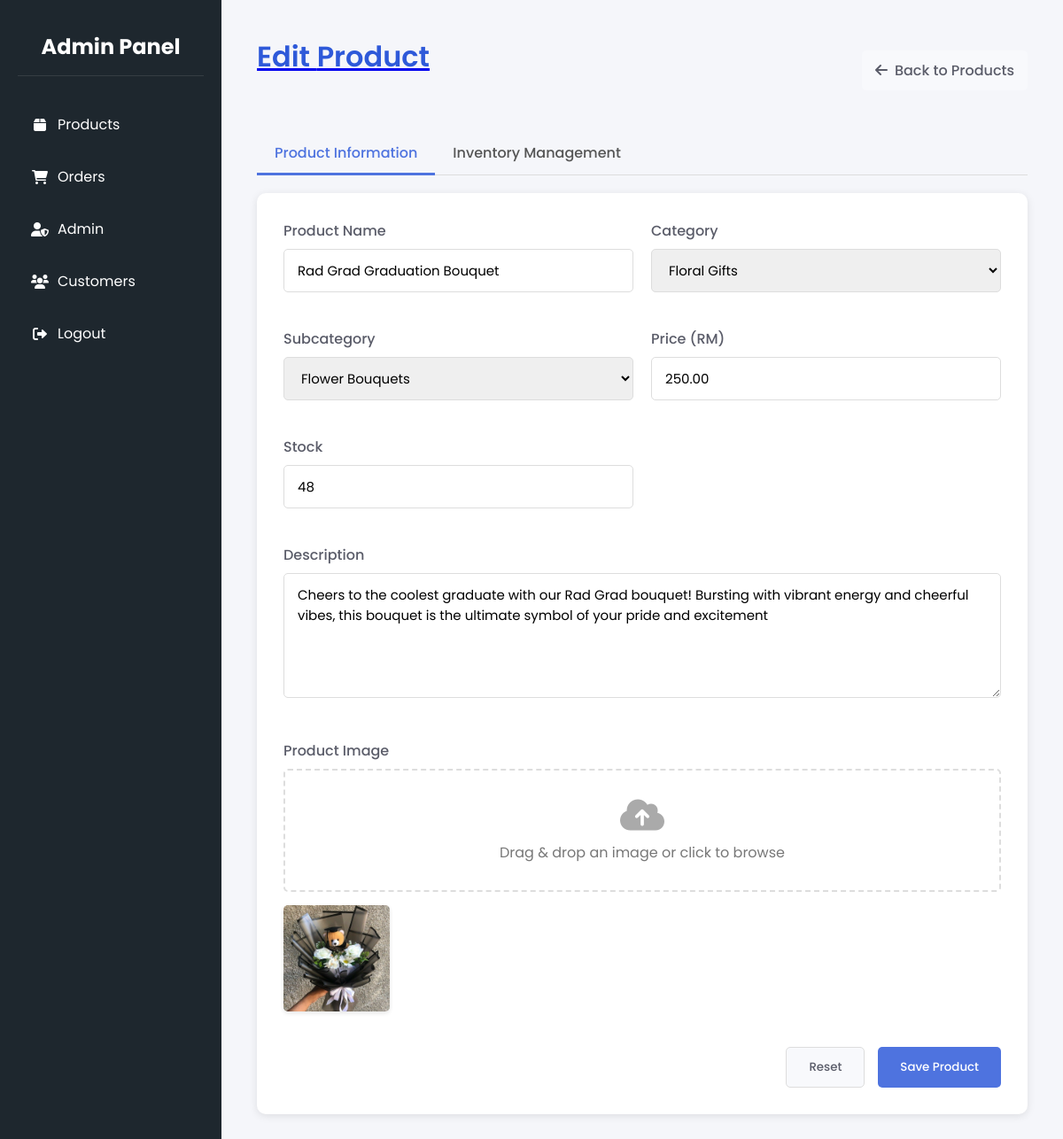
The app's page /admin_productDetail.php?id=P001 with its own data.
### tables this page shows
CREATE TABLE `products` (
  `productId` varchar(20) NOT NULL,
  `name` varchar(255) NOT NULL,
  `description` text,
  `price` decimal(10,2) NOT NULL,
  `categoryId` varchar(20) DEFAULT NULL,
  `subcategoryId` varchar(20) DEFAULT NULL,
  `stock` int NOT NULL DEFAULT '0',
  `image_url` varchar(255) DEFAULT NULL,
  `created_at` timestamp NULL DEFAULT CURRENT_TIMESTAMP
);

CREATE TABLE `categories` (
  `categoryId` varchar(20) NOT NULL,
  `name` varchar(100) NOT NULL
);

CREATE TABLE `subcategories` (
  `subcategoryId` varchar(20) NOT NULL,
  `categoryId` varchar(20) DEFAULT NULL,
  `name` varchar(100) NOT NULL
);

### admin_productDetail.php (the view, shortened to what this page needs)
<?php
include 'help.php';
$productId = '';
$productName = '';
$category = '';
$subcategory = '';
$price = '';
$stock = '';
$description = '';
$imageUrl = '';
$isEdit = false;
if (isset($_GET['id']) && !empty($_GET['id'])) {
    $isEdit = true;
    $productId = $_GET['id'];
    $stmt = $conn->prepare("SELECT * FROM products WHERE productId = ?");
    $stmt->bind_param("s", $productId);
    $stmt->execute();
    $result = $stmt->get_result();
    if ($result->num_rows > 0) {
        $product = $result->fetch_assoc();
        $productName = $product['name'];
        $category = $product['categoryId'];
        $subcategory = $product['subcategoryId'];
        $price = $product['price'];
        $stock = $product['stock'];
        $description = $product['description'];
        $imageUrl = $product['image_url'];
    } else {
        header("Location: admin_product.php");
        exit;
    }
}
$categoriesQuery = "SELECT * FROM categories";
$categoriesResult = $conn->query($categoriesQuery);
$subcategoriesQuery = "SELECT * FROM subcategories";
$subcategoriesResult = $conn->query($subcategoriesQuery);
?>
<!DOCTYPE html>
<html lang="en">
<head>
    <link rel="stylesheet" href="admin_product.css">
    <link rel="stylesheet" href="admin_productDetail.css">
    <link rel="stylesheet" href="https://cdnjs.cloudflare.com/ajax/libs/font-awesome/6.0.0/css/all.min.css">
</head>
<body>
    <div class="admin-container">
        <nav class="sidebar">
            <div class="logo">
                <h2>Admin Panel</h2>
            </div>
            <ul class="nav-links">
            <li ><a href="admin_product.php"><i class="fas fa-box"></i> Products</a></li>
                <li><a href="admin_order_list.php"><i class="fas fa-shopping-cart"></i> Orders</a></li>
                <li><a href="admindetails.php"><i class="fas fa-user-shield"></i> Admin</a></li>
                <li><a href="custdetails.php"><i class="fas fa-users"></i> Customers</a></li>
                <li><a href="logout.php"><i class="fas fa-sign-out-alt"></i> Logout</li>
            </ul>
        </nav>
        <main class="main-content">
            <div class="dashboard">
                <div class="page-header">
                    <h1><?php echo $isEdit ? 'Edit' : 'Add New'; ?> Product</h1>
                    <a href="admin_product.php" class="back-btn"><i class="fas fa-arrow-left"></i> Back to Products</a>
                </div>
                <?php if ($isEdit): ?>
                <div class="tabs">
                    <div class="tab active" data-tab="product-info">Product Information</div>
                    <div class="tab" data-tab="inventory">Inventory Management</div>
                </div>
                <?php endif; ?>
                <div id="product-info" class="tab-content active">
                    <div class="add-product-form">
                        <form action="<?php echo $_SERVER['PHP_SELF'] . ($isEdit ? '?id=' . $productId : ''); ?>" method="POST" enctype="multipart/form-data">
                            <div class="form-grid">
                                <div class="form-group">
                                    <label for="productName">Product Name</label>
                                    <input type="text" id="productName" name="productName" value="<?php echo htmlspecialchars($productName); ?>" required>
                                </div>
                                <div class="form-group">
                                    <label for="category">Category</label>
                                    <select id="category" name="category" required onchange="loadSubcategories()">
                                        <?php
                                        $categoriesResult->data_seek(0);
                                        while ($category_row = $categoriesResult->fetch_assoc()):
                                        ?>
                                        <option value="<?php echo $category_row['categoryId']; ?>" <?php echo ($category == $category_row['categoryId']) ? 'selected' : ''; ?>>
                                            <?php echo htmlspecialchars($category_row['name']); ?>
                                        </option>
                                        <?php endwhile; ?>
                                    </select>
                                </div>
                                <div class="form-group">
                                    <label for="subcategory">Subcategory</label>
                                    <select id="subcategory" name="subcategory">
                                        <?php
                                        $subcategoriesResult->data_seek(0);
                                        while ($subcategory_row = $subcategoriesResult->fetch_assoc()):
                                        ?>
                                        <option value="<?php echo $subcategory_row['subcategoryId']; ?>"
                                                data-category="<?php echo $subcategory_row['categoryId']; ?>"
                                                <?php echo ($subcategory == $subcategory_row['subcategoryId']) ? 'selected' : ''; ?>>
                                            <?php echo htmlspecialchars($subcategory_row['name']); ?>
                                        </option>
                                        <?php endwhile; ?>
                                    </select>
                                </div>
                                <div class="form-group">
                                    <label for="price">Price (RM)</label>
                                    <input type="number" id="price" name="price" step="0.01" min="0" value="<?php echo htmlspecialchars($price); ?>" required>
                                </div>
                                <div class="form-group">
                                    <label for="stock">Stock</label>
                                    <input type="number" id="stock" name="stock" min="0" value="<?php echo htmlspecialchars($stock); ?>" required>
                                </div>
                                <div class="form-group full-width">
                                    <label for="description">Description</label>
                                    <textarea id="description" name="description" rows="5"><?php echo htmlspecialchars($description); ?></textarea>
                                </div>
                                <div class="form-group full-width">
                                    <label>Product Image</label>
                                    <div class="image-upload-container">
                                        <div class="image-upload">
                                            <div class="upload-placeholder">
                                                <i class="fas fa-cloud-upload-alt"></i>
                                                <p>Drag & drop an image or click to browse</p>
                                            </div>
                                        </div>
                                        <div class="image-preview" id="imagePreview">
                                            <?php if (!empty($imageUrl)): ?>
                                            <div class="preview-item">
                                                <img src="<?php echo htmlspecialchars($imageUrl); ?>" alt="Product Image">
                                            </div>
                                            <?php endif; ?>
                                        </div>
                                    </div>
                                </div>
                            </div>
                            <div class="form-actions">
                                <button type="reset" class="reset-btn">Reset</button>
                                <button type="submit" name="save_product" class="submit-btn">Save Product</button>
                            </div>
                        </form>
                    </div>
                </div>
            </div>
        </main>
    </div>
</body>
</html>

### admin_product.css (style rules this page uses)
:root { --primary-color: #4A90E2; --secondary-color: #2C3E50; --success-color: #2ECC71; --danger-color: #E74C3C; --dark-bg: #1E272E; --light-bg: #F5F6FA; --text-color: #2C3E50; }
* { margin: 0; padding: 0; box-sizing: border-box; font-family: 'Poppins', sans-serif; }
body { background-color: var(--light-bg); color: var(--text-color); }
.admin-container { display: flex; min-height: 100vh; }
.sidebar { width: 250px; background: var(--dark-bg); color: white; padding: 20px; position: fixed; height: 100%; z-index: 100; }
.logo h2 { padding: 15px 0; text-align: center; border-bottom: 1px solid rgba(255,255,255,0.1); margin-bottom: 20px; }
.nav-links { margin-top: 30px; list-style: none; }
.nav-links li { margin-bottom: 10px; }
.nav-links a { color: white; text-decoration: none; padding: 12px 15px; display: flex; align-items: center; border-radius: 8px; transition: all 0.3s; }
.nav-links a i { margin-right: 10px; width: 20px; text-align: center; }
.main-content { flex: 1; margin-left: 250px; padding: 20px; background: var(--light-bg); }
.dashboard { padding: 20px; }
.dashboard h1 { margin-bottom: 30px; color: var(--secondary-color); font-weight: 600; }

### admin_productDetail.css (style rules this page uses)
:root { --primary-color: #4e73df; --secondary-color: #2e59d9; --success-color: #1cc88a; --info-color: #36b9cc; --warning-color: #f6c23e; --danger-color: #e74a3b; --light-color: #f8f9fc; --dark-color: #5a5c69; --body-bg: #f8f9fc; }
.page-header { display: flex; justify-content: space-between; align-items: center; margin-bottom: 30px; }
.back-btn { display: flex; align-items: center; gap: 8px; padding: 10px 15px; background-color: var(--light-color); color: var(--dark-color); border-radius: 5px; text-decoration: none; font-weight: 500; transition: all 0.3s ease; }
.add-product-form { background-color: white; border-radius: 10px; box-shadow: 0 2px 10px rgba(0, 0, 0, 0.1); padding: 30px; margin-bottom: 30px; }
.form-grid { display: grid; grid-template-columns: repeat(2, 1fr); gap: 20px; }
.form-group { margin-bottom: 20px; }
.form-group.full-width { grid-column: span 2; }
.form-group label { display: block; margin-bottom: 8px; font-weight: 500; color: var(--dark-color); }
.form-group input[type="text"], .form-group input[type="number"], .form-group select, .form-group textarea { width: 100%; padding: 12px 15px; border: 1px solid #ddd; border-radius: 5px; font-size: 15px; font-family: 'Poppins', sans-serif; transition: border-color 0.3s ease; }
.image-upload-container { display: flex; flex-direction: column; gap: 15px; }
.image-upload { position: relative; border: 2px dashed #ddd; border-radius: 5px; padding: 30px; text-align: center; cursor: pointer; transition: all 0.3s ease; }
.upload-placeholder { display: flex; flex-direction: column; align-items: center; gap: 10px; }
.upload-placeholder i { font-size: 40px; color: #aaa; }
.upload-placeholder p { margin: 0; color: #777; }
.image-preview { display: flex; flex-wrap: wrap; gap: 15px; }
.preview-item { position: relative; width: 120px; height: 120px; border-radius: 5px; overflow: hidden; box-shadow: 0 2px 5px rgba(0, 0, 0, 0.1); }
.preview-item img { width: 100%; height: 100%; object-fit: cover; }
.form-actions { display: flex; justify-content: flex-end; gap: 15px; margin-top: 20px; }
.reset-btn { padding: 12px 25px; background-color: #f8f9fc; color: #5a5c69; border: 1px solid #ddd; border-radius: 5px; font-weight: 500; cursor: pointer; transition: all 0.3s ease; }
.submit-btn { padding: 12px 25px; background-color: var(--primary-color); color: white; border: none; border-radius: 5px; font-weight: 500; cursor: pointer; transition: all 0.3s ease; }
.tabs { display: flex; margin-bottom: 20px; border-bottom: 1px solid #ddd; }
.tab { padding: 12px 20px; cursor: pointer; font-weight: 500; color: #555; position: relative; transition: all 0.3s ease; }
.tab.active { color: var(--primary-color); }
.tab.active::after { content: ''; position: absolute; bottom: -1px; left: 0; width: 100%; height: 3px; background-color: var(--primary-color); }
.tab-content { display: none; }
.tab-content.active { display: block; }

### records on screen
products: productName "Rad Grad Graduation Bouquet", category "Floral Gifts", subcategory "Flower Bouquets", price "250.00", stock "48", description "Cheers to the coolest graduate with our Rad Grad bouquet! Bursting with vibrant energy and cheerful vibes, this bouquet is the ultimate symbol of your pride and excitement"
